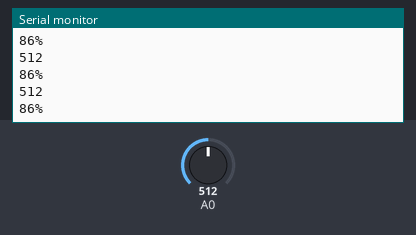
This sketch was run on a simulated Arduino Uno, built with avr-gcc and run on an emulated ATmega328P. Parts: the last lines printed to the serial monitor. Inputs (shaded band) come from the test bench; at power-on: A0 = 512.

Above: at 1.2 s.
1.3 s: A0 set to 716
At 1.69 s:
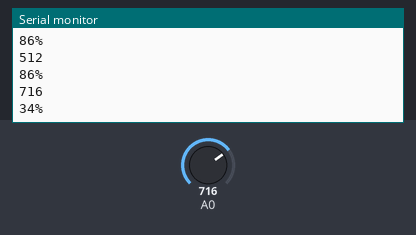
2.8 s: A0 set to 900
At 2.94 s:
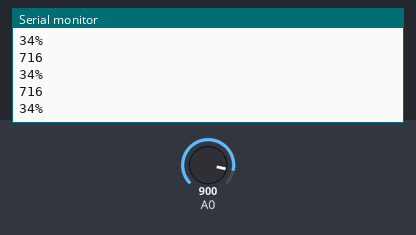
Timing chart, 0 to 5.8 s (numbered marks = the images above; inputs shaded):
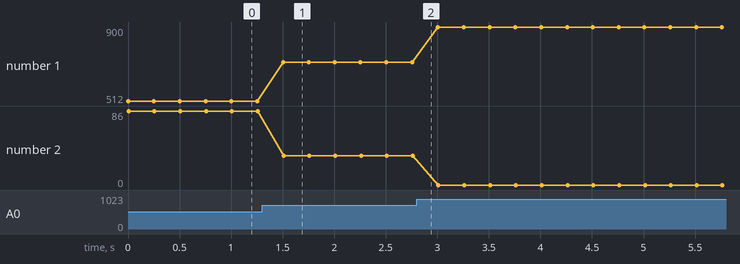

Measured:
- after the input at 1.3 s, the serial monitor: prints a new line after 0.20 s (image 1)
- plotted number 1: 512 → 716 after the input at 1.3 s, 716 → 900 after the input at 2.8 s
- plotted number 2: 86 → 34 after the input at 1.3 s, 34 → 0 after the input at 2.8 s

The sketch:

soilMoisture.ino
```cpp
const int AirValue = 854; //Analog Value when not in water
const int WaterValue = 458; //Analog Value when fully submerged
int soilMoistureValue = 0;
int soilMoisturePercent = 0;

void setup() {
  Serial.begin(9600);

}

void loop() {
  soilMoistureValue = analogRead(A0);
  Serial.println(soilMoistureValue);
  soilMoisturePercent = map(soilMoistureValue, AirValue, WaterValue, 0, 100);

  if (soilMoisturePercent > 100) {
    Serial.println("100%");
  } else if (soilMoisturePercent < 0) {
    Serial.println("0%");
  } else if (soilMoisturePercent > 0 && soilMoisturePercent < 100) {
    Serial.print(soilMoisturePercent);
    Serial.println("%");
  }
  delay(250);
}
```
